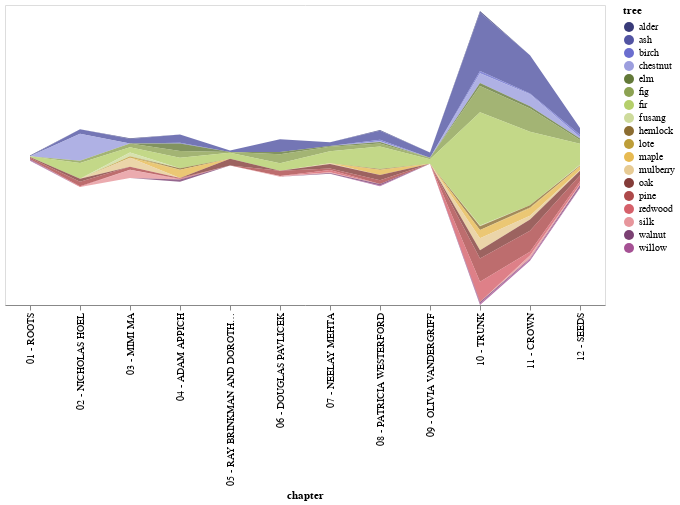

Notebook code for this chart:
### Code cell
chart = alt.Chart(data).mark_area(fillOpacity=0.8).encode(
    alt.X('chapter'),
    alt.Y('count', stack='center', axis=None),
    alt.Color(
        'tree',
        scale=alt.Scale(scheme='category20b'),
        sort=charcters
    ),
    tooltip=['tree', 'chapter', 'count'],
).properties(height=300, width=600).interactive()

display(Markdown('## Tree references across chapters'))
display(chart)

### Figure 1 — Vega-Lite specification as saved in the notebook (floating-point values rounded to 4 significant figures; data arrays with more than 128 entries replaced by an {"elided": "..."} marker saying what was removed)
{"$schema": "https://vega.github.io/schema/vega-lite/v3.3.0.json", "config": {"mark": {"tooltip": null}, "view": {"height": 300, "width": 400}}, "data": {"name": "data-993b7140c31761809e7a3316aecd3c35"}, "datasets": {"data-993b7140c31761809e7a3316aecd3c35": {"elided": "216 records"}}, "encoding": {"color": {"field": "tree", "scale": {"scheme": "category20b"}, "sort": ["Nicholas Hoel", "Mimi Ma", "Adam Appich", "Ray Brinkman", "Dorothy Cazaly", "Douglas Pavlicek", "Neelay Mehta", "Patricia Westerford", "Olivia Vandergriff"], "type": "nominal"}, "tooltip": [{"field": "tree", "type": "nominal"}, {"field": "chapter", "type": "nominal"}, {"field": "count", "type": "quantitative"}], "x": {"field": "chapter", "type": "nominal"}, "y": {"axis": null, "field": "count", "stack": "center", "type": "quantitative"}}, "height": 300, "mark": {"fillOpacity": 0.8, "type": "area"}, "selection": {"selector004": {"bind": "scales", "encodings": ["x", "y"], "mark": {"fill": "#333", "fillOpacity": 0.125, "stroke": "white"}, "on": "[mousedown, window:mouseup] > window:mousemove!", "resolve": "global", "translate": "[mousedown, window:mouseup] > window:mousemove!", "type": "interval", "zoom": "wheel!"}}, "width": 600}
